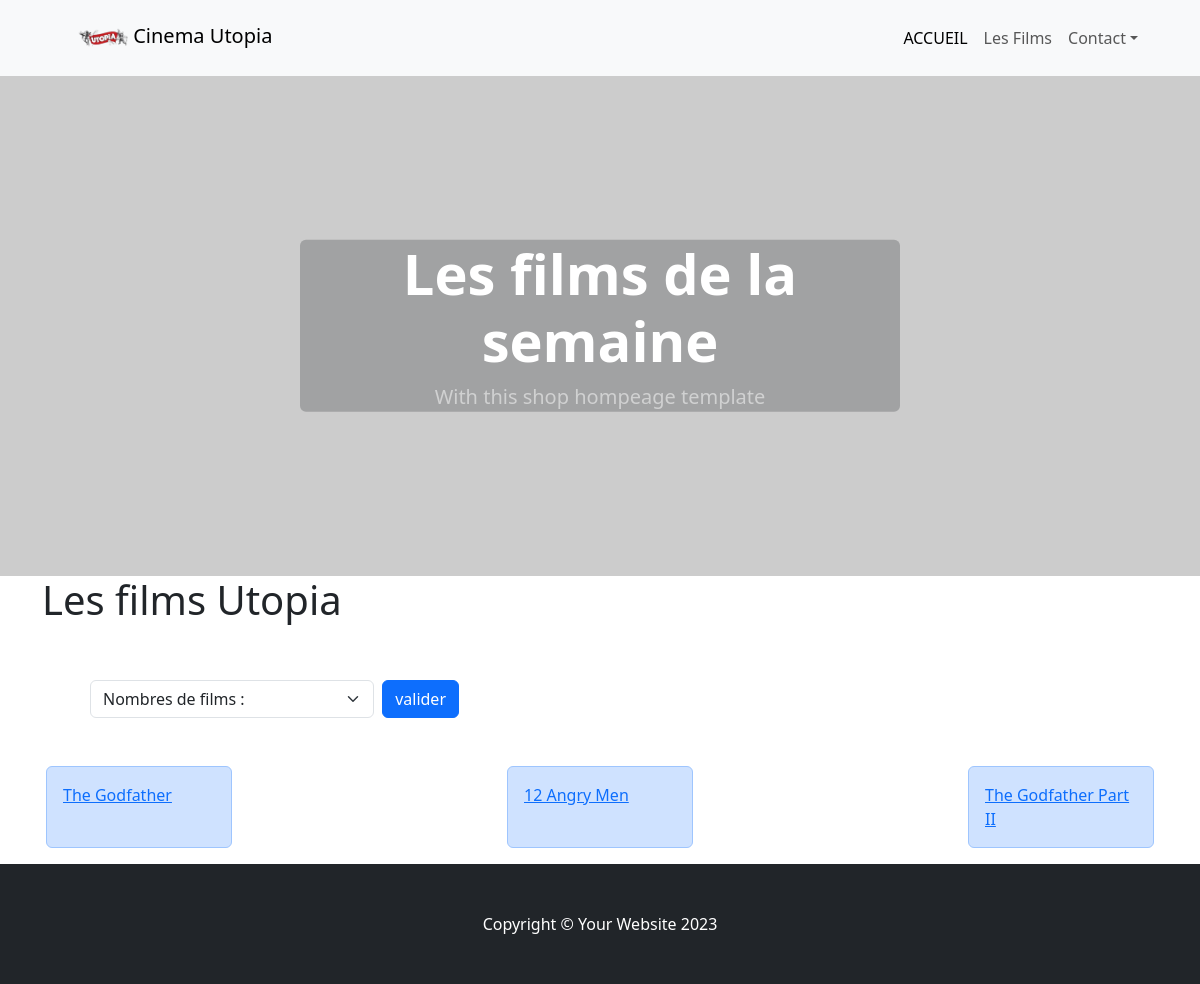
The page / on the database its author committed.
### tables this page shows
CREATE TABLE IF NOT EXISTS `movies` (
  `id` int NOT NULL AUTO_INCREMENT,
  `title` varchar(250) NOT NULL,
  `rating` float NOT NULL,
  `year_released` int NOT NULL,
  `box_office` int NOT NULL,
  `budget` bigint NOT NULL,
  `duration` int NOT NULL,
  `companyID` int NOT NULL,
  `genreID` int NOT NULL,
  `directorID` int NOT NULL,
  PRIMARY KEY (`id`),
  KEY `genreID` (`genreID`),
  KEY `companyID` (`companyID`),
  KEY `directorID` (`directorID`)
);

### function/movies.fn.php (called while the page is built, shortened)
<?php
function findBestMovies ($db, $limit) {
  $sql = "SELECT * FROM `movies` ORDER BY rating DESC LIMIT $limit;";
  $requete = $db->query($sql);
  $result = $requete->fetchAll();
  return $result;
}

### index.php (the view, shortened to what this page needs)
<?php
  require __DIR__ . ('/utilities/header.php');
  require __DIR__ . ('/function/movies.fn.php');
?>
  <h1>Les films Utopia</h1>
  <div class="p-5 col-5">
    <form method="post"  action="">
      <div class="d-flex">
        <select class="form-select" name="limit" aria-label="Default select example">
          <option selected>Nombres de films :</option>
        </select>
        <input type="submit" value="valider" class="btn btn-primary ms-2">
      </div>
    </form>
  </div>
  <div class="d-flex flex-wrap justify-content-between">
  <?php
    $limit = isset($_POST['limit']) ? $_POST['limit'] : 3;
    $films = findBestMovies($db, $limit);
    foreach ($films as $film) { ?>
    <div class="alert alert-primary mx-1 col-2" role="alert">
      <a href="mapage.php?id=<?= $film['id'] ?>">
        <?= $film['title'] ?>
      </a>
    </div>
    <?php } ?>
  </div>
  <?php require_once __DIR__ . ('/utilities/footer.php'); ?>

### rows shown on the page
movies: title "The Godfather"
movies: title "12 Angry Men"
movies: title "The Godfather Part II"

### other values the page prints
$title "Les films de la semaine"
